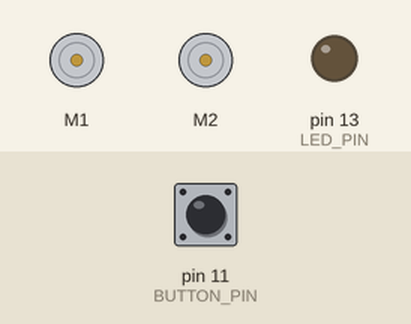
A sketch run on a simulated Arduino Uno, built with avr-gcc and run on an emulated ATmega328P. On the bench: 2 × DC motor (green arrow = forward, orange = backward, longer = faster), output pins drawn as LEDs (lit = HIGH). The inputs (shaded band) are chosen by the test bench; at power-on: pin 11 (BUTTON_PIN) HIGH.

Above: at 1.2 s.
1.3 s: pin 11 (BUTTON_PIN) pulled LOW for 0.15 s
At 1.38 s:
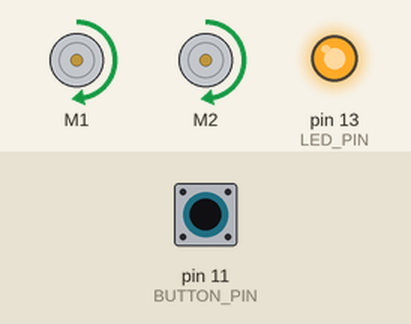
2.9 s: pin 11 (BUTTON_PIN) pulled LOW for 3.2 s
At 7.3 s:
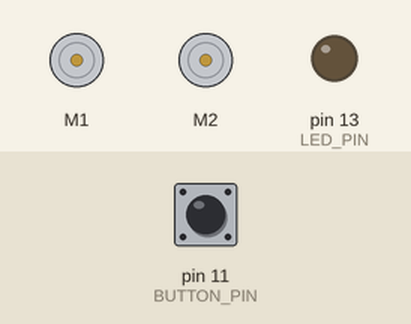
Timing chart, 0 to 8.8 s (numbered marks = the images above; inputs shaded):
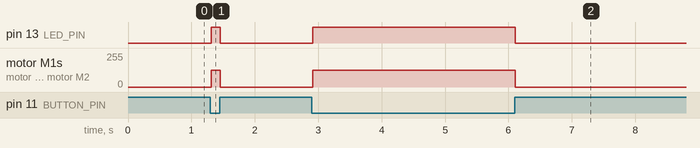

Measured:
- after the input at 1.3 s, pin 13 (LED_PIN): LOW → HIGH at once, → LOW 0.15 s later; motor M1, motor M2: stopped → forward 127/255 at once, → stopped 0.15 s later
- after the input at 2.9 s, pin 13 (LED_PIN): LOW → HIGH at once, → LOW 3.2 s later; motor M1, motor M2: stopped → forward 127/255 at once, → stopped 3.2 s later

The sketch:

T0002.ino
```cpp
//T0002 - Test

// Pololu Github - https://github.com/pololu/dual-vnh5019-motor-shield/
#include <DualVNH5019MotorShield.h>
// Pololu Github - https://github.com/pololu/vl53l0x-arduino
#include <VL53L0X.h>
// Pololu Github - https://github.com/pololu/qtr-sensors-arduino
#include <QTRSensors.h>
// Pololu Github - https://github.com/pololu/pushbutton-arduino
#include <Pushbutton.h>

// --- define PINS
#define LED_PIN 13
#define BUTTON_PIN 11

// --- define Variables
int MAX_SPEED = 400;
int m1Speed = MAX_SPEED / 2;
int m2Speed = MAX_SPEED / 2;


// --- define Objects
Pushbutton button(BUTTON_PIN); // button create and init
DualVNH5019MotorShield MD;     // MotorDriver create

void setup()
{
  pinMode(LED_PIN, OUTPUT);  // LED PIN init
  digitalWrite(LED_PIN, LOW);// LED set to OFF
  MD.init();                 // MotorDriver init
}

void loop()
{
    digitalWrite(LED_PIN, LOW);      // LED OFF
    MD.setSpeeds( 0,  0);           // Both motors stop(speed = 0)
    while (button.isPressed())      // wait for button to be released
    {
        delay(10);                   // debounce the button release
        digitalWrite(LED_PIN, HIGH); // LED ON
        MD.setSpeeds( m1Speed,  m2Speed); // Both motors drive
    };
}
```
